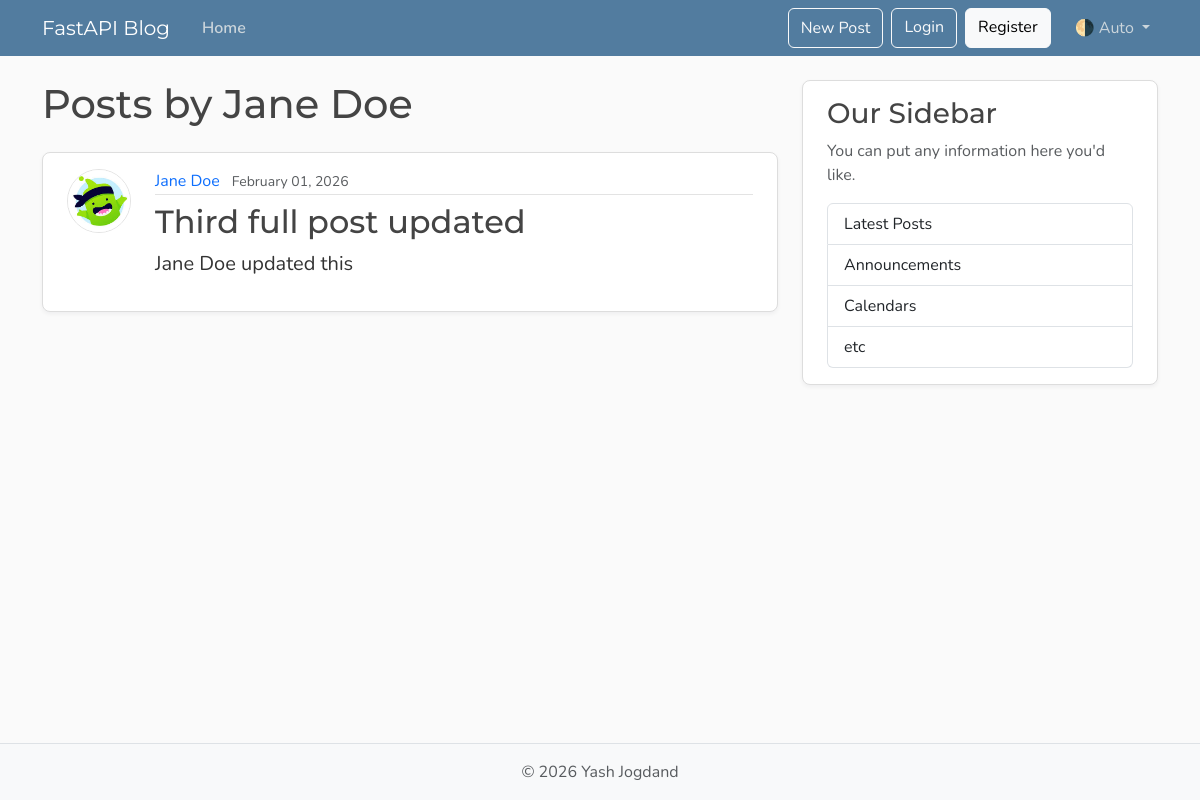
Screenshot of /users/2/posts with the database file from the repository.
### models.py (models this page shows, shortened)
class User(Base):
    __tablename__ = "users"
    id: Mapped[int] = mapped_column(Integer, primary_key=True, index=True)
    username: Mapped[str] = mapped_column(String(50), unique=True, nullable=False)
    email: Mapped[str] = mapped_column(String(120), unique=True, nullable=False)
    image_file: Mapped[str | None] = mapped_column(
        String(200),
        nullable=True,
        default=None,
    )
    posts: Mapped[list[Post]] = relationship(
        back_populates="author",
        cascade="all, delete-orphan")

class Post(Base):
    __tablename__ = "posts"
    id: Mapped[int] = mapped_column(Integer, primary_key=True, index=True)
    title: Mapped[str] = mapped_column(String(100), nullable=False)
    content: Mapped[str] = mapped_column(Text, nullable=False)
    user_id: Mapped[int] = mapped_column(
        ForeignKey("users.id"),
        nullable=False,
        index=True,
    )
    date_posted: Mapped[datetime] = mapped_column(
        DateTime(timezone=True),
        default=lambda: datetime.now(UTC),
    )
    author: Mapped[User] = relationship(back_populates="posts")

### main.py (the view)
@app.get("/users/{user_id}/posts", include_in_schema=False, name="user_posts_page")
async def user_posts_page(
    request: Request,
    user_id: int,
    db: Annotated[AsyncSession, Depends(get_db)],
):
    result = await db.execute(select(models.User).where(models.User.id == user_id))
    user = result.scalars().first()
    if not user:
        raise HTTPException(
            status_code=status.HTTP_404_NOT_FOUND,
            detail="User not found",
        )
    result = await db.execute(
        select(models.Post)
        .options(selectinload(models.Post.author))
        .where(models.Post.user_id == user_id)
        .order_by(models.Post.date_posted.desc()),
        )
    posts = result.scalars().all()
    return templates.TemplateResponse(
        request,
        "user_posts.html",
        {"posts": posts, "user": user, "title": f"{user.username}'s Posts"},
    )

### templates/user_posts.html
{% extends "layout.html" %}
{% block content %}
  <h1 class="mb-4">Posts by {{ user.username }}</h1>
  {% for post in posts %}
    <article class="content-section py-3 px-4 mb-4">
      <div class="d-flex align-items-start gap-4">
        <img class="rounded-circle article-img flex-shrink-0"
             src="{{ post.author.image_path }}"
             alt="{{ post.author.username }}'s profile picture"
             width="64"
             height="64"
             loading="lazy">
        <div class="flex-grow-1">
          <div class="article-metadata mb-2">
            <a class="me-2"
              href="{{ url_for('user_posts_page', user_id=post.author.id) }}">{{ post.author.username }}</a>
            <small class="text-body-secondary">{{ post.date_posted.strftime("%B %d, %Y") }}</small>
          </div>
          <h2>
            <a class="article-title"
               href="{{ url_for('post_page', post_id=post.id) }}">{{ post.title }}</a>
          </h2>
          <p class="article-content">{{ post.content }}</p>
        </div>
      </div>
    </article>
  {% else %}
    <p class="text-body-secondary">No posts by this user yet.</p>
  {% endfor %}
{% endblock content %}

### static/css/main.css (style rules this page uses)
:root { --font-heading: "Montserrat", system-ui, -apple-system, BlinkMacSystemFont, sans-serif; --font-body: "Nunito", system-ui, -apple-system, BlinkMacSystemFont, sans-serif; --color-bg-body: #fafafa; --color-bg-content: #ffffff; --color-text-primary: #333333; --color-text-heading: #444444; --color-steel: #527c9f; --color-nav-link: #cbd5db; --color-nav-link-hover: #ffffff; --color-link-hover: #428bca; --color-border: #dddddd; --color-border-light: #e3e3e3; --spacing-xl: 5rem; --article-img-size: 4rem; --account-img-size: 7.813rem; }
body { font-family: var(--font-body); background: var(--color-bg-body); color: var(--color-text-primary); }
h1, h2, h3, h4, h5, h6 { font-family: var(--font-heading); color: var(--color-text-heading); }
a { text-decoration: none; }
.content-section { background: var(--color-bg-content); border: 1px solid var(--color-border); border-radius: 0.5rem; box-shadow: 0 2px 4px rgba(15, 23, 42, 0.05); transition: box-shadow 0.15s ease, transform 0.15s ease, border-color 0.15s ease; }
.article-title { color: var(--color-text-heading); transition: color 0.2s ease-in-out; }
.article-content { white-space: pre-line; font-size: 1.25rem; }
.article-img { height: var(--article-img-size); width: var(--article-img-size); flex-shrink: 0; object-fit: cover; border: 1px solid var(--color-border-light); box-shadow: 0 0 0 2px var(--color-bg-content); }
.article-metadata { padding-bottom: 0.063rem; border-bottom: 1px solid var(--color-border-light); }
.article-metadata a { transition: color 0.2s ease-in-out; }

### rows the page displays
User: username "Jane Doe"
Post: author.username "Jane Doe", date_posted "February 01, 2026", title "Third full post updated", content "Jane Doe updated this"
